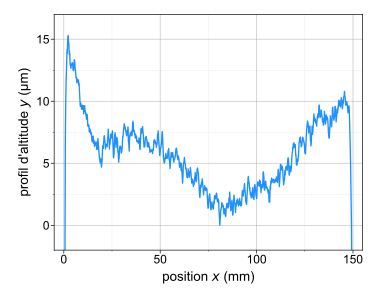

Source code (Python):
import matplotlib.pyplot as plt
import numpy as np
import scipy.io as scio
import matplotlib as mpl
from matplotlib.ticker import (MultipleLocator, AutoMinorLocator)
main_folder = 'E:/manuscrit_these/'
main_folder = '../'


with open(main_folder + "parameters.py", 'r') as f:
        exec(f.read())


def smooth(a, n=10) :
    """
    A simple denoising trick using rolling average.
    A more elaborate harmonic filtering could be useful.
    """
    ret = np.cumsum(a, axis=-1, dtype=float)
    ret[...,n:] = ret[...,n:] - ret[...,:-n]
    return( ret[...,n - 1:] / n )

n_smooth=10

#test = scio.loadmat("E:/2023-2024/2024-01-09-extraction-profilo-old-data/two_profiles.mat")
test = scio.loadmat(main_folder + "data_for_figures/two_profiles.mat")

x = test["x"].flatten()[:-2].astype(float)
y1 = test["y"].flatten()[:-2]
y2 = test["y2"].flatten()

x=x*150/len(x)

fig=plt.figure()
fig.set_size_inches(size_fig_profil_bloc)

y= smooth((y1+y2)/2,n_smooth)+5

plt.plot(smooth(x,n_smooth), y-1.1 ,c=main_plot_color)



plt.xlabel("position $x$ (mm)")
plt.ylabel("profil d'altitude $y$ (µm)")
plt.ylim([-2,17])
plt.xlim([-5,155])

ax=plt.gca()
ax.yaxis.set_minor_locator(MultipleLocator(2.5))
ax.yaxis.set_major_locator(MultipleLocator(5))
ax.xaxis.set_minor_locator(MultipleLocator(25))
ax.xaxis.set_major_locator(MultipleLocator(50))
set_grid(ax)

plt.tight_layout()
plt.savefig(main_folder + "Figures_chap_exp/profil_bloc.png",dpi=600)
plt.savefig(main_folder + "Figures_chap_exp//profil_bloc.pdf",dpi=600)
plt.savefig(main_folder + "Figures_chap_exp/profil_bloc.svg",dpi=600)
plt.close()









